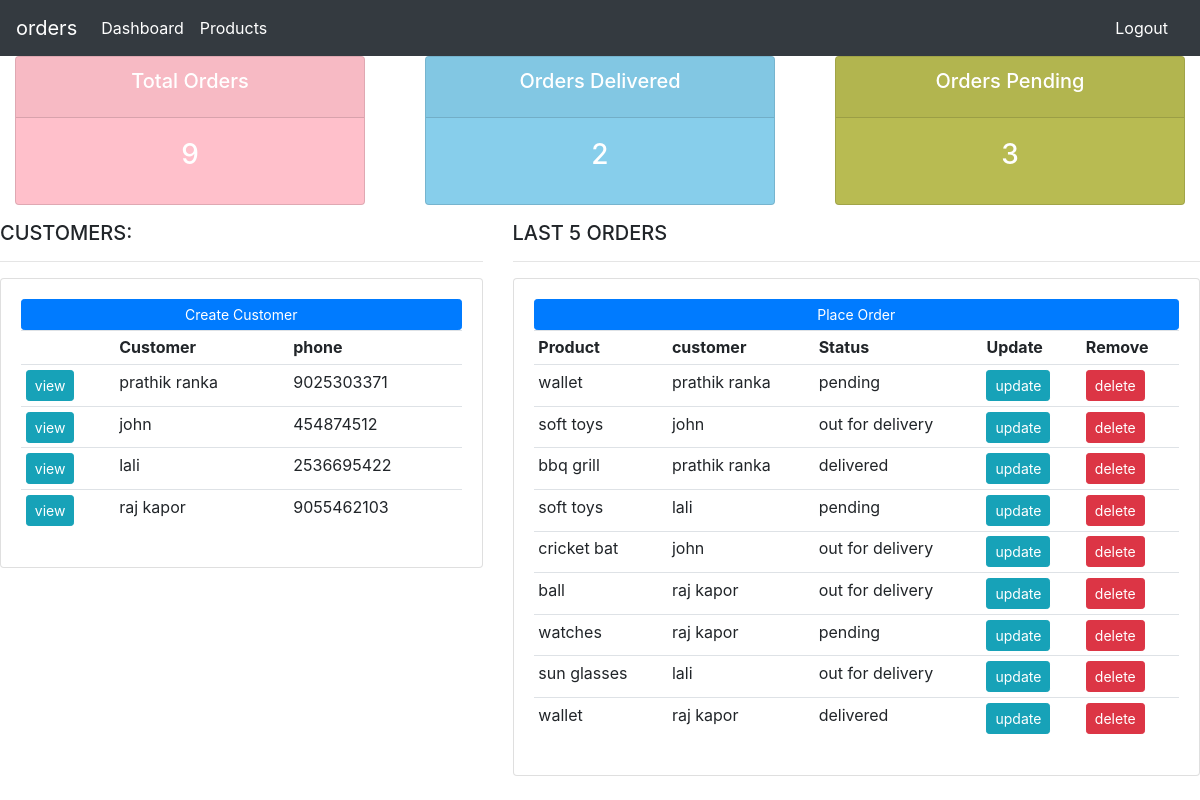
The app's page / (signed in) with its own data.
### accounts/models.py (models this page shows, shortened)
class customer(models.Model):
    name=models.CharField( max_length=50)
    phone=models.IntegerField()
    email=models.EmailField(max_length=254)
    date_created=models.DateTimeField(auto_now_add=True)

class order(models.Model):
    STATUS=(
        ('pending','pending'),
        ('out for delivery','out for delivery'),
        ('delivered','delivered')
    )
    CUSTOMER=models.ForeignKey(customer, null=True, on_delete=models.SET_NULL)
    PRODUCT=models.ForeignKey(products, null=True, on_delete=models.SET_NULL)
    status=models.CharField(max_length=50, choices=STATUS)
    date_create=models.DateTimeField( auto_now_add=True)

class products(models.Model):
    CATEGORY=(
        ('indoor','indoor'),
        ('outdoor','outdoor'),
    )
    prod_name=models.CharField(max_length=50)
    prod_price=models.FloatField()
    prod_category=models.CharField(max_length=50, choices=CATEGORY, blank=True)
    prod_desc=models.CharField(max_length=100)
    date_created=models.DateField(auto_now_add=True)
    TAGS=models.ManyToManyField(tag, blank=True)
    def __str__(self):
        return self.prod_name

### accounts/views.py (the view)
# urls.py: path('',index),
@login_required(login_url='/login')
def index(request):
    CUSTOM=customer.objects.all()
    ORDE=order.objects.all()
    total_order=ORDE.count()
    total_delivered=ORDE.filter(status='delivered').count()
    total_pending=ORDE.filter(status='pending').count()
    contexts={'order':ORDE,'customer':CUSTOM,'total_order':total_order,'total_delivered':total_delivered,'total_pending':total_pending}
    return render(request,'dashboard.html',contexts)

### accounts/templates/dashboard.html
{%extends 'base.html'%}
{%block msg%}
{%include 'status.html'%}
<div class="row">
    <div class="col-md-5">
        <h5>CUSTOMERS: </h5>
        <hr>
        <div class="card card-body">
            <a class="btn btn-primary btn-sm btn-block" href="create_customer/">Create Customer
            </a>
            <table class="table table-sm">
                <tr>
                    <th></th>
                    <th>Customer</th>
                    <th>phone</th>
                </tr>
                {%for i in customer %}
                    <tr>
                        <td><a class="btn btn-sm btn-info" href="customer/{{i.id}}">view</a></td>
                        <td>{{i.name}}</td>
                        <td>{{i.phone}}</td>
                    </tr>
                {%endfor%}
            </table>
        </div>
    </div>
    <div class="col-md-7">
        <h5>LAST 5 ORDERS </h5>
        <hr>
        <div class="card card-body">
            <a class="btn btn-primary btn-sm btn-block" href="create_order/">Place Order</a>
            <table class="table table-sm">
                <tr>
                    <th>Product</th>
                    <th>customer</th>
                    <th>Status</th>
                    <th>Update</th>
                    <th>Remove</th>
                </tr>
                {%for i in order%}
                    <tr>
                        <td>{{i.PRODUCT}}</td>
                        <td>{{i.CUSTOMER.name}}</td>
                        <td>{{i.status}}</td>
                        <td><a class="btn btn-sm btn-info" href="update_order/{{i.id}}">update</a></td>
                        <td><a class="btn btn-sm btn-danger" href="delete_order/{{i.id}}">delete</a></td>
                    </tr>
                {%endfor%}
            </table>
        </div>
        {%endblock%}

### accounts/templates/base.html (shortened to what this page needs)
<!doctype html>
<html lang="en">
  <head>
    <link rel="stylesheet" href="https://cdn.jsdelivr.net/npm/bootstrap@4.0.0/dist/css/bootstrap.min.css">
  </head>
  <body>
    <nav class="navbar navbar-expand-lg navbar-dark bg-dark">
        <a class="navbar-brand" href="#">{{request.user}}</a>
        <div class="collapse navbar-collapse" id="navbarSupportedContent">
          <ul class="navbar-nav mr-auto">
            <li class="nav-item active">
              <a class="nav-link" href="/">Dashboard <span class="sr-only">(current)</span></a>
            </li>
            <li class="nav-item active">
                <a class="nav-link" href="/products">Products <span class="sr-only">(current)</span></a>
              </li>
          </ul>
        </div><span> <a class="nav-link " style="color: white;" href="/logout">Logout</a></span>
      </nav>
      {%block msg%}         {%endblock%}
  </body>
</html>

### records on screen
customer: name "prathik ranka", phone "9025303371"
customer: name "john", phone "454874512"
customer: name "lali", phone "2536695422"
customer: name "raj kapor", phone "9055462103"
order: PRODUCT "wallet", CUSTOMER.name "prathik ranka", status "pending"
order: PRODUCT "soft toys", CUSTOMER.name "john", status "out for delivery"
order: PRODUCT "bbq grill", CUSTOMER.name "prathik ranka", status "delivered"
order: PRODUCT "soft toys", CUSTOMER.name "lali", status "pending"
order: PRODUCT "cricket bat", CUSTOMER.name "john", status "out for delivery"
order: PRODUCT "ball", CUSTOMER.name "raj kapor", status "out for delivery"
order: PRODUCT "watches", CUSTOMER.name "raj kapor", status "pending"
order: PRODUCT "sun glasses", CUSTOMER.name "lali", status "out for delivery"
order: PRODUCT "wallet", CUSTOMER.name "raj kapor", status "delivered"

### other values on screen
{{ request.user }} "orders"
{{ total_order }} "9"
{{ total_delivered }} "2"
{{ total_pending }} "3"
